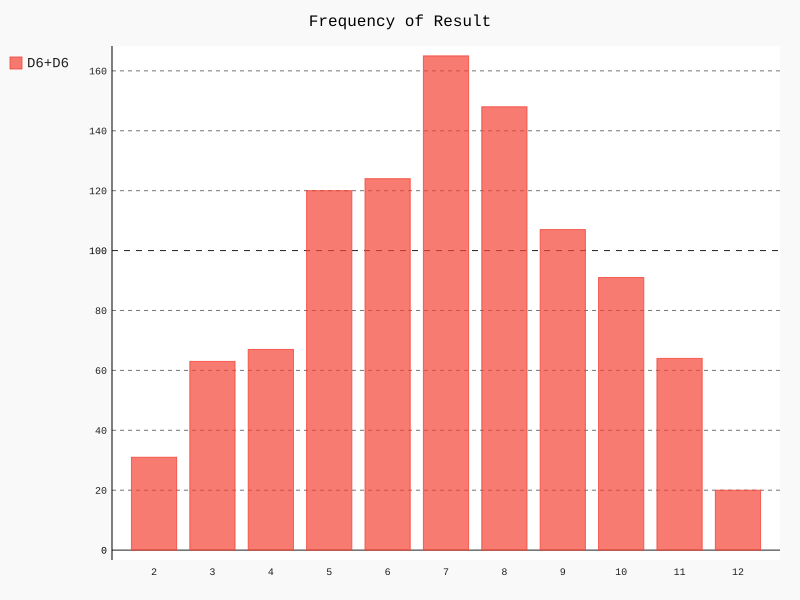

Generate this figure with Python:
from die_visual.die import Die
import pygal

#创建两个骰子
die1=Die()
die2=Die()

#多次投掷骰子，将结果记录在列表中
results=[]
for roll_num in range(1000):
    result=die1.roll()+die2.roll()
    results.append(result)

#分析结果
frequencys =[]
max_result=die1.num_sides+die2.num_sides
for value in range(2,max_result+1):
    frequency=results.count(value)
    frequencys.append(frequency)

#对结果可视化
hist=pygal.Bar()

hist.title='Result of rolling two D6 1000 times'
hist.x_labels=[str(x) for x in range(2,13)]
hist._x_title='Result'
hist.title='Frequency of Result'

hist.add('D6+D6',frequencys)
hist.render_to_file('dice_visual.svg')  #必须为svg  此文件在浏览器中打开
